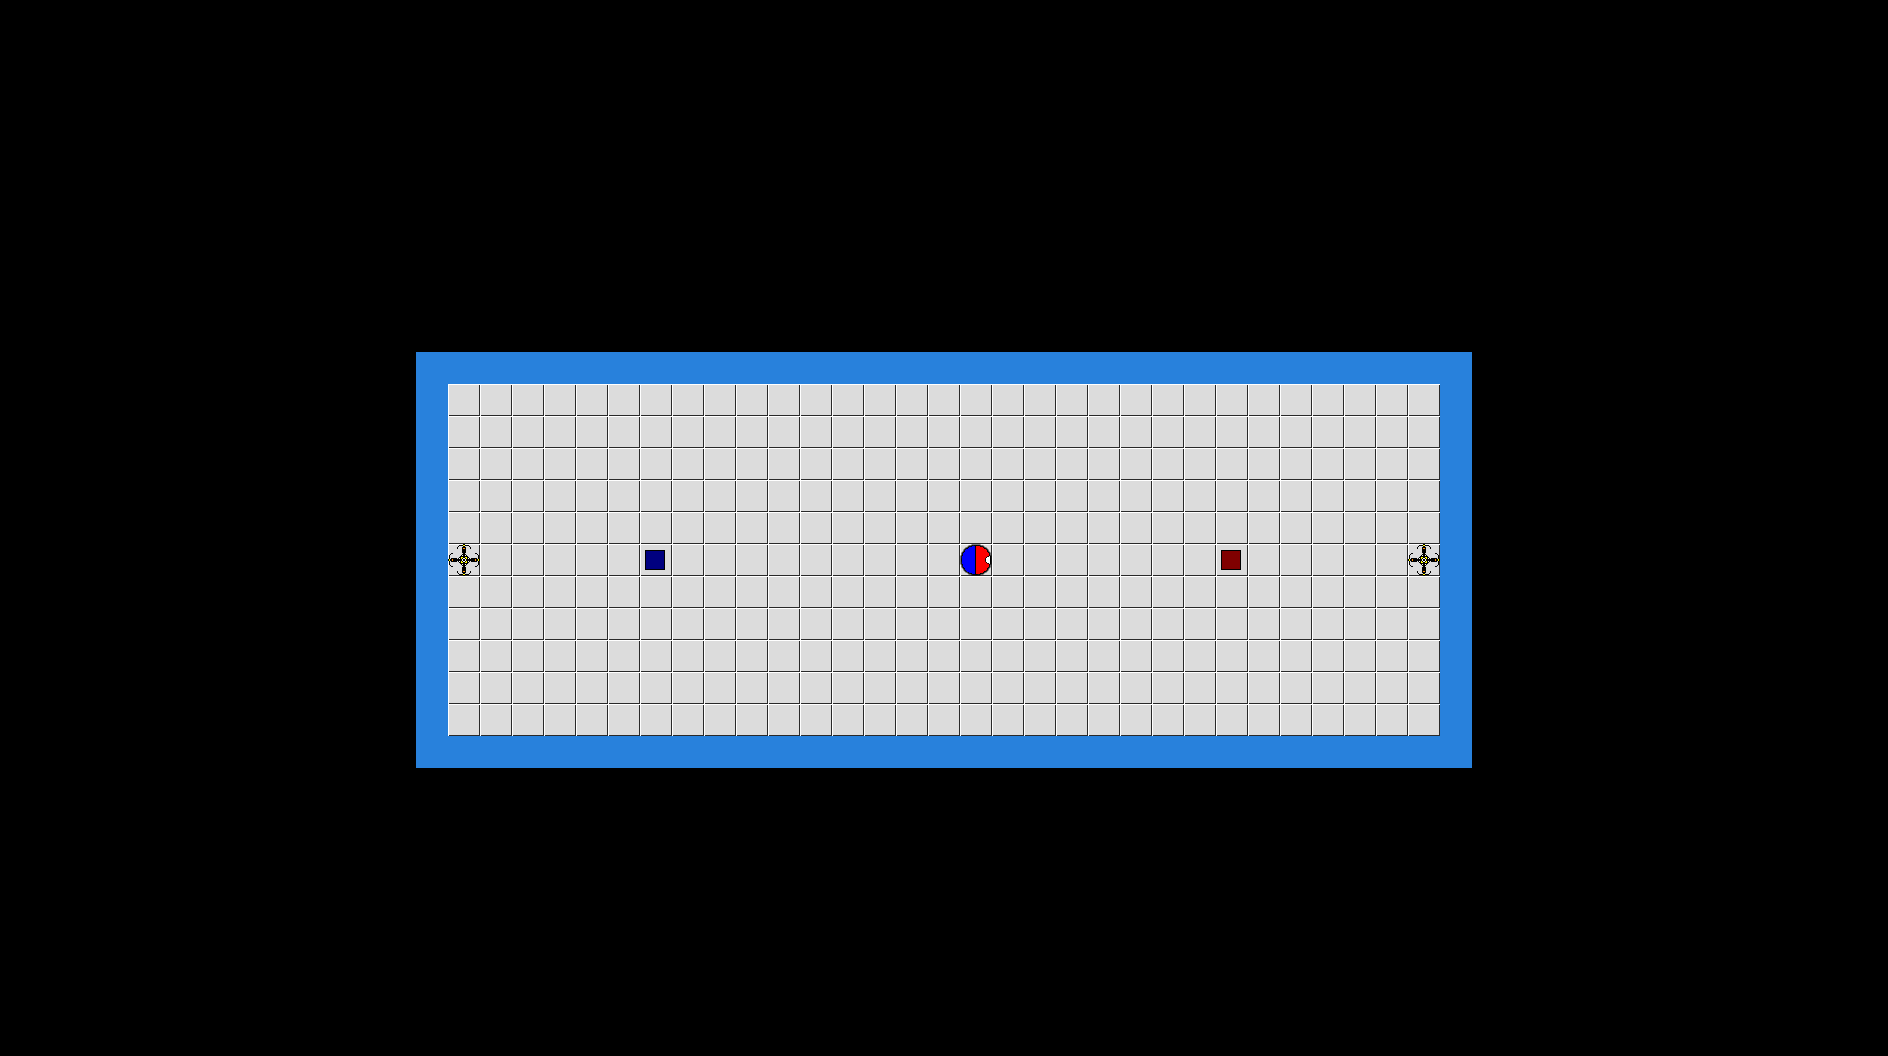

A level layout from a 2D game, rendered from its tile map. Below: a short description, then the map file with its tile-grid data intact:
An orthogonal 59x33 tile map with 32x32 px tiles, 1 tile layer (Camada de Tiles 1).

<map version="1.0" orientation="orthogonal" width="59" height="33" tilewidth="32" tileheight="32">
 <tileset firstgid="1" name="tileset" tilewidth="32" tileheight="32">
  <image source="tileset.png" width="160" height="160" />
 </tileset>
 <layer name="Camada de Tiles 1" width="59" height="33">
  <data encoding="csv">
0,0,0,0,0,0,0,0,0,0,0,0,0,0,0,0,0,0,0,0,0,0,0,0,0,0,0,0,0,0,0,0,0,0,0,0,0,0,0,0,0,0,0,0,0,0,0,0,0,0,0,0,0,0,0,0,0,0,0,
0,0,0,0,0,0,0,0,0,0,0,0,0,0,0,0,0,0,0,0,0,0,0,0,0,0,0,0,0,0,0,0,0,0,0,0,0,0,0,0,0,0,0,0,0,0,0,0,0,0,0,0,0,0,0,0,0,0,0,
0,0,0,0,0,0,0,0,0,0,0,0,0,0,0,0,0,0,0,0,0,0,0,0,0,0,0,0,0,0,0,0,0,0,0,0,0,0,0,0,0,0,0,0,0,0,0,0,0,0,0,0,0,0,0,0,0,0,0,
0,0,0,0,0,0,0,0,0,0,0,0,0,0,0,0,0,0,0,0,0,0,0,0,0,0,0,0,0,0,0,0,0,0,0,0,0,0,0,0,0,0,0,0,0,0,0,0,0,0,0,0,0,0,0,0,0,0,0,
0,0,0,0,0,0,0,0,0,0,0,0,0,0,0,0,0,0,0,0,0,0,0,0,0,0,0,0,0,0,0,0,0,0,0,0,0,0,0,0,0,0,0,0,0,0,0,0,0,0,0,0,0,0,0,0,0,0,0,
0,0,0,0,0,0,0,0,0,0,0,0,0,0,0,0,0,0,0,0,0,0,0,0,0,0,0,0,0,0,0,0,0,0,0,0,0,0,0,0,0,0,0,0,0,0,0,0,0,0,0,0,0,0,0,0,0,0,0,
0,0,0,0,0,0,0,0,0,0,0,0,0,0,0,0,0,0,0,0,0,0,0,0,0,0,0,0,0,0,0,0,0,0,0,0,0,0,0,0,0,0,0,0,0,0,0,0,0,0,0,0,0,0,0,0,0,0,0,
0,0,0,0,0,0,0,0,0,0,0,0,0,0,0,0,0,0,0,0,0,0,0,0,0,0,0,0,0,0,0,0,0,0,0,0,0,0,0,0,0,0,0,0,0,0,0,0,0,0,0,0,0,0,0,0,0,0,0,
0,0,0,0,0,0,0,0,0,0,0,0,0,0,0,0,0,0,0,0,0,0,0,0,0,0,0,0,0,0,0,0,0,0,0,0,0,0,0,0,0,0,0,0,0,0,0,0,0,0,0,0,0,0,0,0,0,0,0,
0,0,0,0,0,0,0,0,0,0,0,0,0,0,0,0,0,0,0,0,0,0,0,0,0,0,0,0,0,0,0,0,0,0,0,0,0,0,0,0,0,0,0,0,0,0,0,0,0,0,0,0,0,0,0,0,0,0,0,
0,0,0,0,0,0,0,0,0,0,0,0,0,0,0,0,0,0,0,0,0,0,0,0,0,0,0,0,0,0,0,0,0,0,0,0,0,0,0,0,0,0,0,0,0,0,0,0,0,0,0,0,0,0,0,0,0,0,0,
0,0,0,0,0,0,0,0,0,0,0,0,0,2,2,2,2,2,2,2,2,2,2,2,2,2,2,2,2,2,2,2,2,2,2,2,2,2,2,2,2,2,2,2,2,2,0,0,0,0,0,0,0,0,0,0,0,0,0,
0,0,0,0,0,0,0,0,0,0,0,0,0,2,1,1,1,1,1,1,1,1,1,1,1,1,1,1,1,1,1,1,1,1,1,1,1,1,1,1,1,1,1,1,1,2,0,0,0,0,0,0,0,0,0,0,0,0,0,
0,0,0,0,0,0,0,0,0,0,0,0,0,2,1,1,1,1,1,1,1,1,1,1,1,1,1,1,1,1,1,1,1,1,1,1,1,1,1,1,1,1,1,1,1,2,0,0,0,0,0,0,0,0,0,0,0,0,0,
0,0,0,0,0,0,0,0,0,0,0,0,0,2,1,1,1,1,1,1,1,1,1,1,1,1,1,1,1,1,1,1,1,1,1,1,1,1,1,1,1,1,1,1,1,2,0,0,0,0,0,0,0,0,0,0,0,0,0,
0,0,0,0,0,0,0,0,0,0,0,0,0,2,1,1,1,1,1,1,1,1,1,1,1,1,1,1,1,1,1,1,1,1,1,1,1,1,1,1,1,1,1,1,1,2,0,0,0,0,0,0,0,0,0,0,0,0,0,
0,0,0,0,0,0,0,0,0,0,0,0,0,2,1,1,1,1,1,1,1,1,1,1,1,1,1,1,1,1,1,1,1,1,1,1,1,1,1,1,1,1,1,1,1,2,0,0,0,0,0,0,0,0,0,0,0,0,0,
0,0,0,0,0,0,0,0,0,0,0,0,0,2,7,1,1,1,1,1,4,1,1,1,1,1,1,1,1,1,3,1,1,1,1,1,1,1,5,1,1,1,1,1,7,2,0,0,0,0,0,0,0,0,0,0,0,0,0,
0,0,0,0,0,0,0,0,0,0,0,0,0,2,1,1,1,1,1,1,1,1,1,1,1,1,1,1,1,1,1,1,1,1,1,1,1,1,1,1,1,1,1,1,1,2,0,0,0,0,0,0,0,0,0,0,0,0,0,
0,0,0,0,0,0,0,0,0,0,0,0,0,2,1,1,1,1,1,1,1,1,1,1,1,1,1,1,1,1,1,1,1,1,1,1,1,1,1,1,1,1,1,1,1,2,0,0,0,0,0,0,0,0,0,0,0,0,0,
0,0,0,0,0,0,0,0,0,0,0,0,0,2,1,1,1,1,1,1,1,1,1,1,1,1,1,1,1,1,1,1,1,1,1,1,1,1,1,1,1,1,1,1,1,2,0,0,0,0,0,0,0,0,0,0,0,0,0,
0,0,0,0,0,0,0,0,0,0,0,0,0,2,1,1,1,1,1,1,1,1,1,1,1,1,1,1,1,1,1,1,1,1,1,1,1,1,1,1,1,1,1,1,1,2,0,0,0,0,0,0,0,0,0,0,0,0,0,
0,0,0,0,0,0,0,0,0,0,0,0,0,2,1,1,1,1,1,1,1,1,1,1,1,1,1,1,1,1,1,1,1,1,1,1,1,1,1,1,1,1,1,1,1,2,0,0,0,0,0,0,0,0,0,0,0,0,0,
0,0,0,0,0,0,0,0,0,0,0,0,0,2,2,2,2,2,2,2,2,2,2,2,2,2,2,2,2,2,2,2,2,2,2,2,2,2,2,2,2,2,2,2,2,2,0,0,0,0,0,0,0,0,0,0,0,0,0,
0,0,0,0,0,0,0,0,0,0,0,0,0,0,0,0,0,0,0,0,0,0,0,0,0,0,0,0,0,0,0,0,0,0,0,0,0,0,0,0,0,0,0,0,0,0,0,0,0,0,0,0,0,0,0,0,0,0,0,
0,0,0,0,0,0,0,0,0,0,0,0,0,0,0,0,0,0,0,0,0,0,0,0,0,0,0,0,0,0,0,0,0,0,0,0,0,0,0,0,0,0,0,0,0,0,0,0,0,0,0,0,0,0,0,0,0,0,0,
0,0,0,0,0,0,0,0,0,0,0,0,0,0,0,0,0,0,0,0,0,0,0,0,0,0,0,0,0,0,0,0,0,0,0,0,0,0,0,0,0,0,0,0,0,0,0,0,0,0,0,0,0,0,0,0,0,0,0,
0,0,0,0,0,0,0,0,0,0,0,0,0,0,0,0,0,0,0,0,0,0,0,0,0,0,0,0,0,0,0,0,0,0,0,0,0,0,0,0,0,0,0,0,0,0,0,0,0,0,0,0,0,0,0,0,0,0,0,
0,0,0,0,0,0,0,0,0,0,0,0,0,0,0,0,0,0,0,0,0,0,0,0,0,0,0,0,0,0,0,0,0,0,0,0,0,0,0,0,0,0,0,0,0,0,0,0,0,0,0,0,0,0,0,0,0,0,0,
0,0,0,0,0,0,0,0,0,0,0,0,0,0,0,0,0,0,0,0,0,0,0,0,0,0,0,0,0,0,0,0,0,0,0,0,0,0,0,0,0,0,0,0,0,0,0,0,0,0,0,0,0,0,0,0,0,0,0,
0,0,0,0,0,0,0,0,0,0,0,0,0,0,0,0,0,0,0,0,0,0,0,0,0,0,0,0,0,0,0,0,0,0,0,0,0,0,0,0,0,0,0,0,0,0,0,0,0,0,0,0,0,0,0,0,0,0,0,
0,0,0,0,0,0,0,0,0,0,0,0,0,0,0,0,0,0,0,0,0,0,0,0,0,0,0,0,0,0,0,0,0,0,0,0,0,0,0,0,0,0,0,0,0,0,0,0,0,0,0,0,0,0,0,0,0,0,0,
0,0,0,0,0,0,0,0,0,0,0,0,0,0,0,0,0,0,0,0,0,0,0,0,0,0,0,0,0,0,0,0,0,0,0,0,0,0,0,0,0,0,0,0,0,0,0,0,0,0,0,0,0,0,0,0,0,0,0
</data>
 </layer>
</map>
